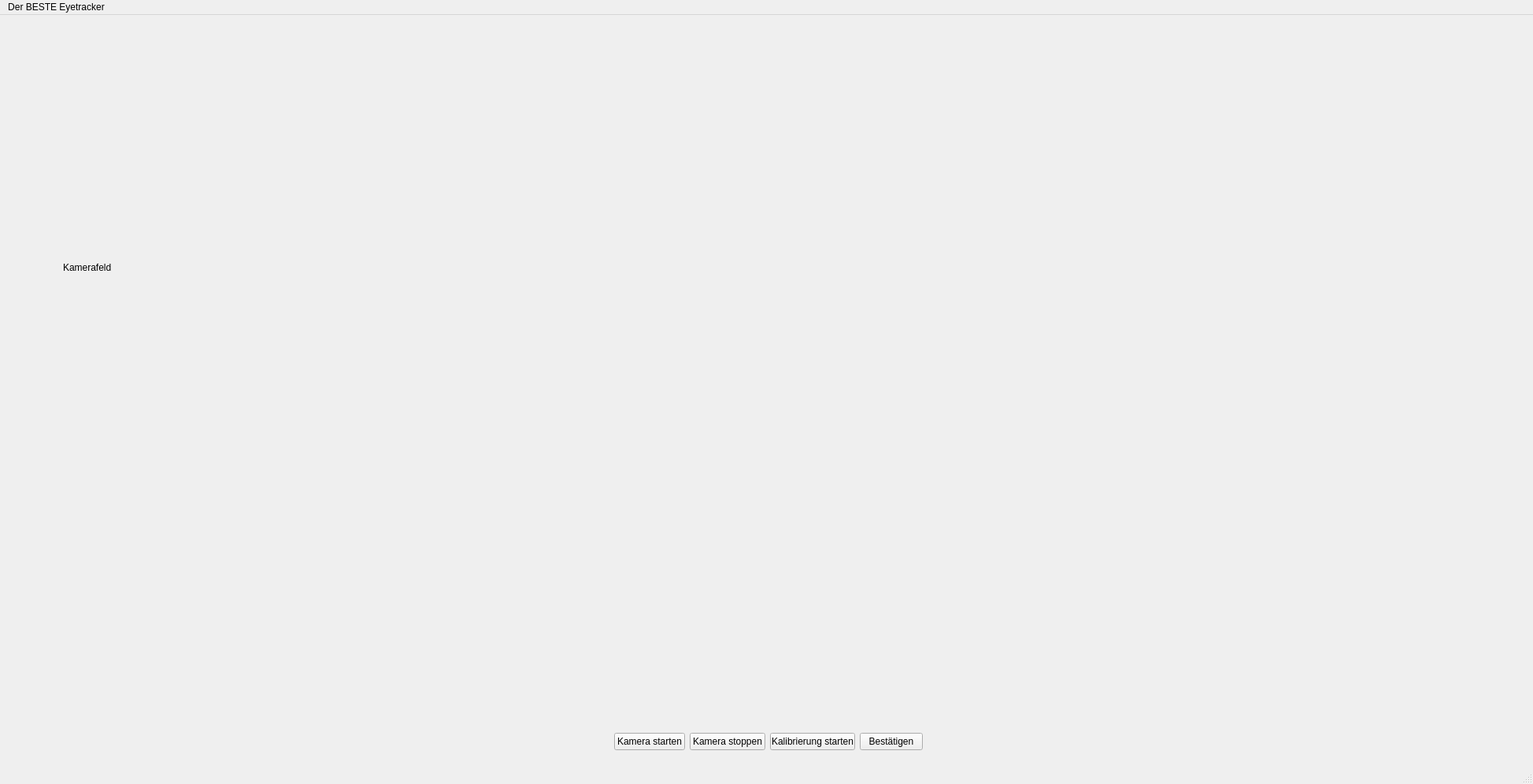
<?xml version="1.0" encoding="UTF-8"?>
<ui version="4.0">
 <class>MainWindow</class>
 <widget class="QMainWindow" name="MainWindow">
  <property name="geometry">
   <rect>
    <x>0</x>
    <y>0</y>
    <width>1947</width>
    <height>996</height>
   </rect>
  </property>
  <property name="windowTitle">
   <string>MainWindow</string>
  </property>
  <widget class="QWidget" name="centralwidget">
   <widget class="QLabel" name="label">
    <property name="geometry">
     <rect>
      <x>80</x>
      <y>10</y>
      <width>1671</width>
      <height>621</height>
     </rect>
    </property>
    <property name="text">
     <string>Kamerafeld</string>
    </property>
    <property name="scaledContents">
     <bool>true</bool>
    </property>
   </widget>
   <widget class="QWidget" name="layoutWidget">
    <property name="geometry">
     <rect>
      <x>780</x>
      <y>910</y>
      <width>392</width>
      <height>26</height>
     </rect>
    </property>
    <layout class="QHBoxLayout" name="horizontalLayout_2">
     <item>
      <widget class="QPushButton" name="pbCamStart">
       <property name="text">
        <string>Kamera starten</string>
       </property>
      </widget>
     </item>
     <item>
      <widget class="QPushButton" name="pbCamStop">
       <property name="text">
        <string>Kamera stoppen</string>
       </property>
      </widget>
     </item>
     <item>
      <widget class="QPushButton" name="pbCamCal">
       <property name="text">
        <string>Kalibrierung starten</string>
       </property>
      </widget>
     </item>
     <item>
      <widget class="QPushButton" name="pbCamCalConfirm">
       <property name="text">
        <string>Bestätigen</string>
       </property>
      </widget>
     </item>
    </layout>
   </widget>
  </widget>
  <widget class="QMenuBar" name="menubar">
   <property name="geometry">
    <rect>
     <x>0</x>
     <y>0</y>
     <width>1947</width>
     <height>21</height>
    </rect>
   </property>
   <widget class="QMenu" name="menuDer_BESTE_Eyetracker">
    <property name="title">
     <string>Der BESTE Eyetracker</string>
    </property>
   </widget>
   <addaction name="menuDer_BESTE_Eyetracker"/>
  </widget>
  <widget class="QStatusBar" name="statusbar"/>
 </widget>
 <resources/>
 <connections/>
</ui>
